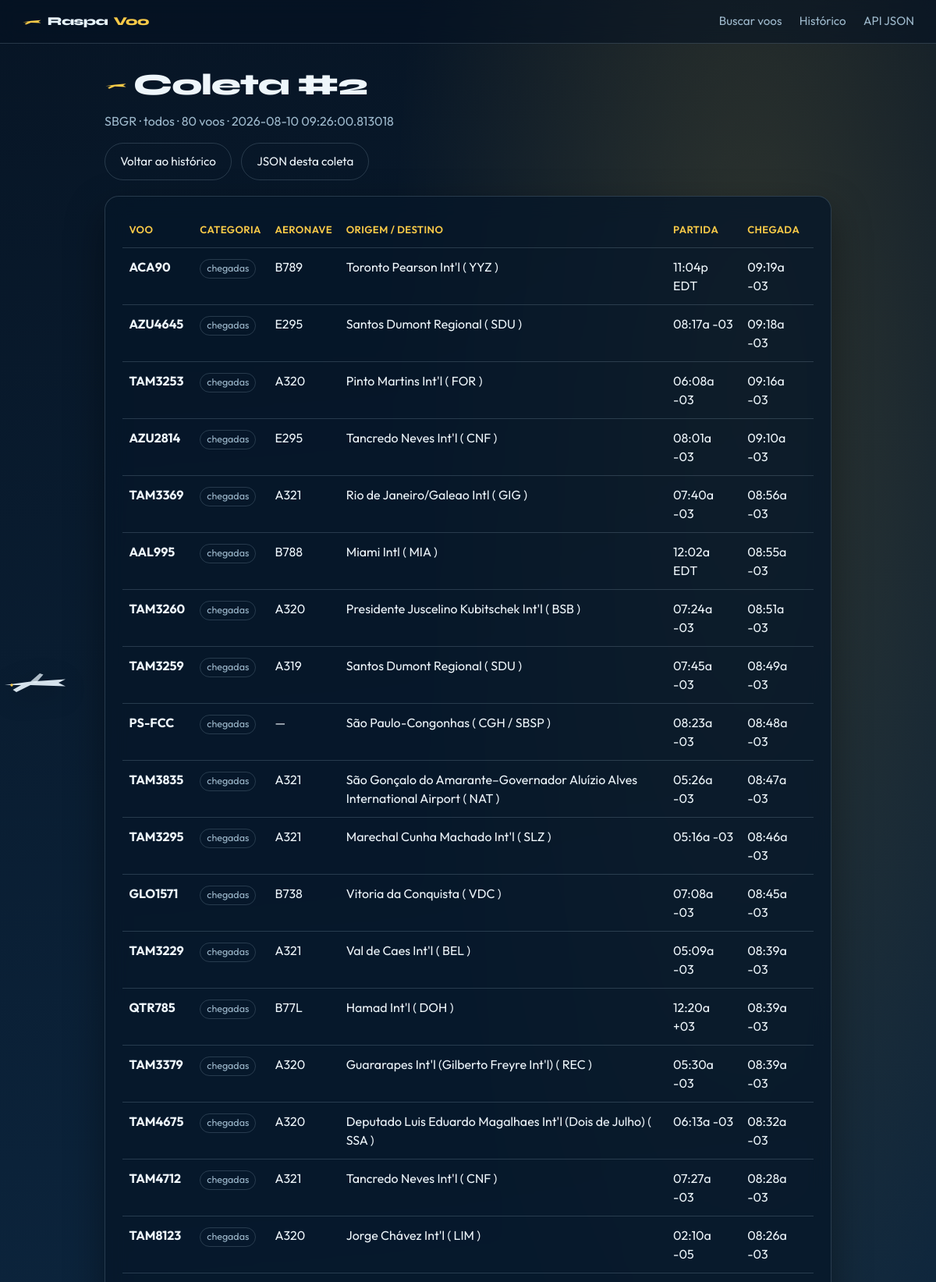
Screenshot of /historico/2 (upper part) with the database file from the repository.
### models/coleta_voo.py (models this page shows, shortened)
class ColetaVoo(ModeloBase):
    __bind_key__ = "historico"
    __tablename__ = "coletas_voo"
    fonte = db.Column(db.String(255), nullable=False)
    aeroporto = db.Column(db.String(10), nullable=False)
    tipo_busca = db.Column(db.String(20), nullable=False)
    total = db.Column(db.Integer, nullable=False, default=0)
    voos = db.relationship(
        "VooInfo",
        back_populates="coleta",
        cascade="all, delete-orphan",
    )

### models/voo_info.py (models this page shows, shortened)
class VooInfo(ModeloBase):
    __bind_key__ = "historico"
    __tablename__ = "voos_info"
    coleta_id = db.Column(
        db.Integer,
        db.ForeignKey("coletas_voo.id"),
        nullable=False,
    )
    categoria = db.Column(db.String(40), nullable=False)
    identificacao = db.Column(db.String(40), nullable=False)
    tipo_aeronave = db.Column(db.String(40))
    local = db.Column(db.String(200))
    partida = db.Column(db.String(80))
    chegada = db.Column(db.String(80))
    coleta = db.relationship("ColetaVoo", back_populates="voos")

### controllers/site_controller.py (the view)
@site_bp.route("/historico/<int:coleta_id>")
def detalhe_coleta(coleta_id: int):
    coleta = db.session.get(ColetaVoo, coleta_id)
    if not coleta:
        flash("Coleta não encontrada.", "erro")
        return redirect(url_for("site.historico"))
    return render_template("detalhe_coleta.html", coleta=coleta)

### views/templates/detalhe_coleta.html (shortened to what this page needs)
{% extends "layout.html" %}
{% block content %}
<section class="topo-pagina">
    <h1>
        <svg class="titulo-aviao" viewBox="0 0 48 20" aria-hidden="true">
            <path d="M2 12 L22 9 L46 7 L40 11 L46 14 L22 13 L10 18 L7 16 L14 12 Z" fill="currentColor"/>
        </svg>
        Coleta #{{ coleta.id }}
    </h1>
    <p class="subtitulo">
        {{ coleta.aeroporto }} · {{ coleta.tipo_busca }} · {{ coleta.total }} voos · {{ coleta.data_criacao }}
    </p>
    <div class="hero-actions">
        <a class="btn" href="{{ url_for('site.historico') }}">Voltar ao histórico</a>
        <a class="btn" href="/api/historico/coletas/{{ coleta.id }}" target="_blank">JSON desta coleta</a>
    </div>
</section>
<section class="painel" style="margin-top: 1.25rem;">
    {% if coleta.voos %}
    <div class="tabela-wrap">
        <table class="tabela">
            <thead>
                <tr>
                    <th>Voo</th>
                    <th>Categoria</th>
                    <th>Aeronave</th>
                    <th>Origem / Destino</th>
                    <th>Partida</th>
                    <th>Chegada</th>
                </tr>
            </thead>
            <tbody>
                {% for v in coleta.voos %}
                <tr>
                    <td><strong>{{ v.identificacao }}</strong></td>
                    <td><span class="tag">{{ v.categoria }}</span></td>
                    <td>{{ v.tipo_aeronave or "—" }}</td>
                    <td>{{ v.local or "—" }}</td>
                    <td>{{ v.partida or "—" }}</td>
                    <td>{{ v.chegada or "—" }}</td>
                </tr>
                {% endfor %}
            </tbody>
        </table>
    </div>
    {% else %}
    <p class="vazio">Esta coleta não tem voos.</p>
    {% endif %}
</section>
{% endblock %}

### views/templates/layout.html (shortened to what this page needs)
<!DOCTYPE html>
<html lang="pt-BR">
<head>
    <link rel="stylesheet" href="{{ url_for('static', filename='css/style.css') }}">
</head>
<body>
    <div class="ceu" aria-hidden="true">
    </div>
    <nav class="nav">
        <a class="nav-brand" href="{{ url_for('site.home') }}">
            <svg class="nav-aviao" viewBox="0 0 48 20" aria-hidden="true">
                <path d="M2 12 L22 9 L46 7 L40 11 L46 14 L22 13 L10 18 L7 16 L14 12 Z" fill="currentColor"/>
            </svg>
            Raspa<span>Voo</span>
        </a>
        <a href="{{ url_for('site.home') }}">Buscar voos</a>
        <a href="{{ url_for('site.historico') }}">Histórico</a>
        <a href="/api" target="_blank">API JSON</a>
    </nav>
    <main class="container">
        {% block content %}{% endblock %}
    </main>
</body>
</html>

### views/static/css/style.css (style rules this page uses)
* { box-sizing: border-box; }
:root { --ceu-alto: #071525; --ceu-meio: #0f2f4d; --horizonte: #1a5a7a; --pista: #f7c948; --pista-clara: #ffe08a; --nuvem: #e8f4fc; --texto: #eef6fb; --texto-suave: #9eb9cc; --painel: rgba(6, 22, 40, 0.78); --borda: rgba(158, 185, 204, 0.22); --erro: #ff8a7a; --sucesso: #5eead4; --sombra: 0 20px 50px rgba(0, 0, 0, 0.4); }
body { margin: 0; min-height: 100vh; font-family: "Outfit", sans-serif; color: var(--texto); background: radial-gradient(ellipse 70% 45% at 80% 8%, rgba(247, 201, 72, 0.16), transparent 55%), radial-gradient(ellipse 50% 35% at 10% 90%, rgba(26, 90, 122, 0.45), transparent 60%), linear-gradient(175deg, var(--ceu-alto) 0%, var(--ceu-meio) 48%, var(--horizonte) 100%); background-attachment: fixed; line-height: 1.5; overflow-x: hidden; }
.ceu { position: fixed; inset: 0; pointer-events: none; z-index: 0; overflow: hidden; }
.aviao-flutuante { position: absolute; top: 14%; width: 90px; color: var(--nuvem); animation: voar 28s linear infinite; filter: drop-shadow(0 8px 16px rgba(0, 0, 0, 0.35)); }
.nav, .container { position: relative; z-index: 1; }
.nav { display: flex; flex-wrap: wrap; gap: 0.85rem 1.4rem; align-items: center; padding: 1rem 1.75rem; border-bottom: 1px solid var(--borda); backdrop-filter: blur(12px); background: rgba(5, 18, 34, 0.55); }
.nav a { color: var(--texto-suave); text-decoration: none; font-size: 0.95rem; transition: color 0.2s; }
.nav-brand { display: inline-flex; align-items: center; gap: 0.45rem; font-family: "Syne", sans-serif; font-weight: 800; font-size: 1.35rem; color: var(--nuvem) !important; margin-right: auto; letter-spacing: -0.03em; }
.nav-brand span { color: var(--pista); }
.nav-aviao { width: 1.6rem; height: auto; color: var(--pista); }
.container { max-width: 980px; margin: 0 auto; padding: 1.5rem 1.5rem 3rem; }
.topo-pagina { animation: fade-up 0.55s ease both; margin-bottom: 0.5rem; }
.topo-pagina h1 { display: flex; align-items: center; gap: 0.5rem; font-family: "Syne", sans-serif; font-weight: 800; font-size: clamp(1.8rem, 4vw, 2.4rem); margin: 0 0 0.35rem; letter-spacing: -0.03em; }
.titulo-aviao { width: 1.8rem; color: var(--pista); flex-shrink: 0; }
.subtitulo { color: var(--texto-suave); margin: 0 0 1rem; }
.hero-actions { display: flex; flex-wrap: wrap; gap: 0.75rem; }
.painel { background: var(--painel); border: 1px solid var(--borda); border-radius: 18px; padding: 1.35rem; box-shadow: var(--sombra); backdrop-filter: blur(14px); animation: fade-up 0.75s ease both; }
.btn { display: inline-block; padding: 0.72rem 1.2rem; background: transparent; color: var(--texto); text-decoration: none; border: 1px solid var(--borda); border-radius: 999px; font-size: 0.95rem; font-family: inherit; cursor: pointer; transition: background 0.2s, border-color 0.2s, transform 0.15s; white-space: nowrap; }
.tabela-wrap { overflow-x: auto; }
.tabela { width: 100%; border-collapse: collapse; }
.tabela th, .tabela td { padding: 0.75rem 0.55rem; text-align: left; border-bottom: 1px solid var(--borda); vertical-align: top; }
.tabela th { color: var(--pista); font-weight: 600; font-size: 0.82rem; text-transform: uppercase; letter-spacing: 0.03em; }
.tag { display: inline-block; padding: 0.15rem 0.5rem; border-radius: 999px; border: 1px solid var(--borda); font-size: 0.78rem; color: var(--texto-suave); white-space: nowrap; }

### rows the page displays
ColetaVoo: id "2", aeroporto "SBGR", tipo_busca "todos", total "80", data_criacao "2026-08-10 09:26:00.813018"
VooInfo: identificacao "ACA90", categoria "chegadas", tipo_aeronave "B789", local "Toronto Pearson Int'l ( YYZ )", partida "11:04p EDT", chegada "09:19a -03"
VooInfo: identificacao "AZU4645", categoria "chegadas", tipo_aeronave "E295", local "Santos Dumont Regional ( SDU )", partida "08:17a -03", chegada "09:18a -03"
VooInfo: identificacao "TAM3253", categoria "chegadas", tipo_aeronave "A320", local "Pinto Martins Int'l ( FOR )", partida "06:08a -03", chegada "09:16a -03"
VooInfo: identificacao "AZU2814", categoria "chegadas", tipo_aeronave "E295", local "Tancredo Neves Int'l ( CNF )", partida "08:01a -03", chegada "09:10a -03"
VooInfo: identificacao "TAM3369", categoria "chegadas", tipo_aeronave "A321", local "Rio de Janeiro/Galeao Intl ( GIG )", partida "07:40a -03", chegada "08:56a -03"
VooInfo: identificacao "AAL995", categoria "chegadas", tipo_aeronave "B788", local "Miami Intl ( MIA )", partida "12:02a EDT", chegada "08:55a -03"
VooInfo: identificacao "TAM3260", categoria "chegadas", tipo_aeronave "A320", local "Presidente Juscelino Kubitschek Int'l ( BSB )", partida "07:24a -03", chegada "08:51a -03"
VooInfo: identificacao "TAM3259", categoria "chegadas", tipo_aeronave "A319", local "Santos Dumont Regional ( SDU )", partida "07:45a -03", chegada "08:49a -03"
VooInfo: identificacao "PS-FCC", categoria "chegadas", tipo_aeronave "—", local "São Paulo-Congonhas ( CGH / SBSP )", partida "08:23a -03", chegada "08:48a -03"
VooInfo: identificacao "TAM3835", categoria "chegadas", tipo_aeronave "A321", local "São Gonçalo do Amarante–Governador Aluízio Alves International Airport ( NAT )", partida "05:26a -03", chegada "08:47a -03"
VooInfo: identificacao "TAM3295", categoria "chegadas", tipo_aeronave "A321", local "Marechal Cunha Machado Int'l ( SLZ )", partida "05:16a -03", chegada "08:46a -03"
VooInfo: identificacao "GLO1571", categoria "chegadas", tipo_aeronave "B738", local "Vitoria da Conquista ( VDC )", partida "07:08a -03", chegada "08:45a -03"
VooInfo: identificacao "TAM3229", categoria "chegadas", tipo_aeronave "A321", local "Val de Caes Int'l ( BEL )", partida "05:09a -03", chegada "08:39a -03"
VooInfo: identificacao "QTR785", categoria "chegadas", tipo_aeronave "B77L", local "Hamad Int'l ( DOH )", partida "12:20a +03", chegada "08:39a -03"
VooInfo: identificacao "TAM3379", categoria "chegadas", tipo_aeronave "A320", local "Guararapes Int'l (Gilberto Freyre Int'l) ( REC )", partida "05:30a -03", chegada "08:39a -03"
VooInfo: identificacao "TAM4675", categoria "chegadas", tipo_aeronave "A320", local "Deputado Luis Eduardo Magalhaes Int'l (Dois de Julho) ( SSA )", partida "06:13a -03", chegada "08:32a -03"
VooInfo: identificacao "TAM4712", categoria "chegadas", tipo_aeronave "A321", local "Tancredo Neves Int'l ( CNF )", partida "07:27a -03", chegada "08:28a -03"
VooInfo: identificacao "TAM8123", categoria "chegadas", tipo_aeronave "A320", local "Jorge Chávez Int'l ( LIM )", partida "02:10a -05", chegada "08:26a -03"
